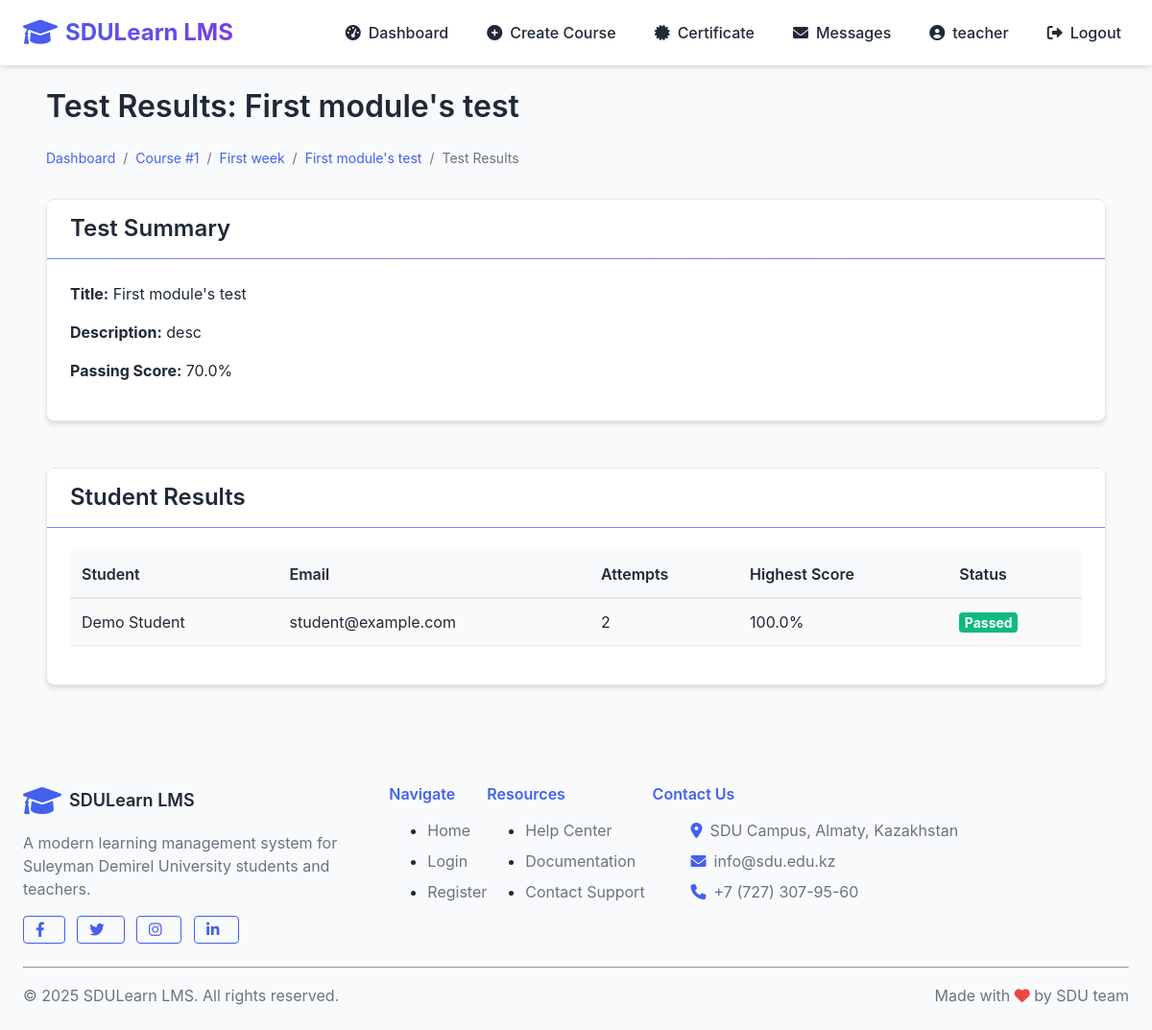
Page /teacher/tests/1/results (signed in) on the committed database.
### lms/models/user.py (models this page shows, shortened)
class User(db.Model, UserMixin):
    __tablename__ = 'users'
    id = db.Column(db.Integer, primary_key=True)
    first_name = db.Column(db.String(50), nullable=False)
    last_name = db.Column(db.String(50), nullable=False)
    email = db.Column(db.String(120), unique=True, nullable=False)
    password_hash = db.Column(db.String(256), nullable=False)
    role_id = db.Column(db.Integer, db.ForeignKey('roles.id'), nullable=False)
    is_active = db.Column(db.Boolean, default=True)
    created_at = db.Column(db.DateTime, default=datetime.utcnow)
    updated_at = db.Column(db.DateTime, default=datetime.utcnow, onupdate=datetime.utcnow)
    certificate_path = db.Column(db.String(255), nullable=True, default=None)
    certificate_verified = db.Column(db.Boolean, nullable=True, default=False)
    certificate_submitted_at = db.Column(db.DateTime, nullable=True, default=None)
    created_courses = db.relationship('Course', backref='teacher', lazy='dynamic')
    enrollments = db.relationship('Enrollment', back_populates='student', lazy='dynamic')
    submissions = db.relationship('Submission', back_populates='student', lazy='dynamic')
    @property
    def password(self):
        raise AttributeError('Password is not a readable attribute')
    def is_admin(self):
        return self.role.name == 'admin'
    def is_teacher(self):
        return self.role.name == 'teacher'
    def get_full_name(self):
        return f"{self.first_name} {self.last_name}"

### lms/models/course.py (models this page shows, shortened)
class Test(db.Model):
    __tablename__ = 'tests'
    id = db.Column(db.Integer, primary_key=True)
    title = db.Column(db.String(100), nullable=False)
    description = db.Column(db.Text)
    passing_score = db.Column(db.Float, default=70.0)  # Default passing score is 70%
    module_id = db.Column(db.Integer, db.ForeignKey('modules.id'), nullable=False)
    created_at = db.Column(db.DateTime, default=datetime.utcnow)
    questions = db.relationship('Question', backref='test', lazy='dynamic', cascade="all, delete-orphan")
    attempts = db.relationship('TestAttempt', backref='test', lazy='dynamic', cascade="all, delete-orphan")

class Course(db.Model):
    __tablename__ = 'courses'
    id = db.Column(db.Integer, primary_key=True)
    title = db.Column(db.String(100), nullable=False)
    description = db.Column(db.Text)
    category_id = db.Column(db.Integer, db.ForeignKey('categories.id'))
    teacher_id = db.Column(db.Integer, db.ForeignKey('users.id'), nullable=False)
    image_path = db.Column(db.String(255))
    is_active = db.Column(db.Boolean, default=True)  # New field for course activation status
    is_approved = db.Column(db.Boolean, default=False)  # Field for admin approval status
    created_at = db.Column(db.DateTime, default=datetime.utcnow)
    materials = db.relationship('Material', backref='course', lazy='dynamic', cascade="all, delete-orphan")
    assignments = db.relationship('Assignment', backref='course', lazy='dynamic', cascade="all, delete-orphan")
    enrollments = db.relationship('Enrollment', back_populates='course', lazy='dynamic', cascade="all, delete-orphan")
    modules = db.relationship('Module', backref='course', lazy='dynamic', cascade="all, delete-orphan")

class Module(db.Model):
    __tablename__ = 'modules'
    id = db.Column(db.Integer, primary_key=True)
    title = db.Column(db.String(100), nullable=False)
    description = db.Column(db.Text)
    order = db.Column(db.Integer, default=0)  # For ordering modules in a course
    course_id = db.Column(db.Integer, db.ForeignKey('courses.id'), nullable=False)
    created_at = db.Column(db.DateTime, default=datetime.utcnow)
    materials = db.relationship('Material', backref='module', lazy='dynamic', cascade="all, delete-orphan")
    tests = db.relationship('Test', backref='module', lazy='dynamic', cascade="all, delete-orphan")

### lms/routes/teacher.py (the view)
@teacher_bp.route('/tests/<int:test_id>/results')
@login_required
@teacher_required
def test_results(test_id):
    test = Test.query.get_or_404(test_id)
    module = test.module
    course = module.course
    if course.teacher_id != current_user.id:
        flash('You do not have permission to view these results.', 'danger')
        return redirect(url_for('teacher.dashboard'))
    attempts = db.session.query(
        User,
        db.func.count(TestAttempt.id).label('num_attempts'),
        db.func.max(TestAttempt.score).label('highest_score')
    ).join(
        TestAttempt, User.id == TestAttempt.student_id
    ).filter(
        TestAttempt.test_id == test.id
    ).group_by(
        User.id
    ).all()
    return render_template('teacher/test_results.html',
                          course=course,
                          module=module,
                          test=test,
                          attempts=attempts)

### app.py (called while the page is built)
@login_manager.user_loader
def load_user(user_id):
    return User.query.get(int(user_id))

### lms/routes/teacher.py (called while the page is built)
def teacher_required(f):
    @wraps(f)
    def decorated_function(*args, **kwargs):
        if not current_user.is_authenticated or not current_user.is_teacher():
            flash('You do not have permission to access this page.', 'danger')
            return redirect(url_for('auth.login'))
        return f(*args, **kwargs)
    return decorated_function

### lms/templates/teacher/test_results.html (shortened to what this page needs)
{% extends 'base.html' %}
{% block content %}
<div class="container">
    <div class="row mb-4">
        <div class="col">
            <h1>Test Results: {{ test.title }}</h1>
            <nav aria-label="breadcrumb">
                <ol class="breadcrumb">
                    <li class="breadcrumb-item"><a href="{{ url_for('teacher.dashboard') }}">Dashboard</a></li>
                    <li class="breadcrumb-item"><a href="{{ url_for('teacher.manage_modules', course_id=course.id) }}">{{ course.title }}</a></li>
                    <li class="breadcrumb-item"><a href="{{ url_for('teacher.view_module', module_id=module.id) }}">{{ module.title }}</a></li>
                    <li class="breadcrumb-item"><a href="{{ url_for('teacher.edit_test', test_id=test.id) }}">{{ test.title }}</a></li>
                    <li class="breadcrumb-item active">Test Results</li>
                </ol>
            </nav>
            <div class="card mb-4">
                <div class="card-header">
                    <h3>Test Summary</h3>
                </div>
                <div class="card-body">
                    <p><strong>Title:</strong> {{ test.title }}</p>
                    <p><strong>Description:</strong> {{ test.description }}</p>
                    <p><strong>Passing Score:</strong> {{ test.passing_score }}%</p>
                </div>
            </div>
        </div>
    </div>
    <div class="row">
        <div class="col">
            <div class="card">
                <div class="card-header">
                    <h3>Student Results</h3>
                </div>
                <div class="card-body">
                    {% if attempts %}
                        <div class="table-responsive">
                            <table class="table table-striped">
                                <thead>
                                    <tr>
                                        <th>Student</th>
                                        <th>Email</th>
                                        <th>Attempts</th>
                                        <th>Highest Score</th>
                                        <th>Status</th>
                                    </tr>
                                </thead>
                                <tbody>
                                    {% for user, num_attempts, highest_score in attempts %}
                                        <tr>
                                            <td>{{ user.get_full_name() }}</td>
                                            <td>{{ user.email }}</td>
                                            <td>{{ num_attempts }}</td>
                                            <td>{{ highest_score|round(1) }}%</td>
                                            <td>
                                                {% if highest_score >= test.passing_score %}
                                                    <span class="badge badge-success">Passed</span>
                                                {% else %}
                                                    <span class="badge badge-danger">Failed</span>
                                                {% endif %}
                                            </td>
                                        </tr>
                                    {% endfor %}
                                </tbody>
                            </table>
                        </div>
                    {% else %}
                        <div class="alert alert-info">No students have attempted this test yet.</div>
                    {% endif %}
                </div>
            </div>
        </div>
    </div>
</div>
{% endblock %}

### lms/templates/base.html (shortened to what this page needs)
<!DOCTYPE html>
<html lang="en">
<head>
    <link rel="stylesheet" href="{{ url_for('static', filename='css/styles.css') }}">
    <link rel="stylesheet" href="https://cdnjs.cloudflare.com/ajax/libs/font-awesome/6.0.0-beta3/css/all.min.css">
</head>
<body>
    <nav class="navbar">
        <div class="container navbar-container">
            <a href="/" class="navbar-logo">
                <i class="fas fa-graduation-cap"></i> SDULearn LMS
            </a>
            <ul class="navbar-links" id="navbar-links">
                {% if current_user.is_authenticated %}
                    {% if current_user.is_admin() %}
                        <li><a href="{{ url_for('admin.dashboard') }}" {% if request.path.startswith('/admin/dashboard') %}class="active"{% endif %}><i class="fas fa-tachometer-alt"></i> Dashboard</a></li>
                        <li><a href="{{ url_for('admin.manage_users') }}" {% if request.path.startswith('/admin/users') %}class="active"{% endif %}><i class="fas fa-users"></i> Users</a></li>
                        <li><a href="{{ url_for('admin.manage_teachers') }}" {% if request.path.startswith('/admin/teachers') %}class="active"{% endif %}><i class="fas fa-chalkboard-teacher"></i> Teachers</a></li>
                        <li><a href="{{ url_for('admin.manage_courses') }}" {% if request.path.startswith('/admin/courses') %}class="active"{% endif %}><i class="fas fa-book"></i> Courses</a></li>
                        <li><a href="{{ url_for('messages.inbox') }}" {% if request.path.startswith('/messages') %}class="active"{% endif %}><i class="fas fa-envelope"></i> Messages
                            <span id="messages-unread-badge" class="badge badge-danger" style="display: none;"></span>
                        </a></li>
                    {% elif current_user.is_teacher() %}
                        <li><a href="{{ url_for('teacher.dashboard') }}" {% if request.path.startswith('/teacher/dashboard') %}class="active"{% endif %}><i class="fas fa-tachometer-alt"></i> Dashboard</a></li>
                        <li><a href="{{ url_for('teacher.create_course') }}" {% if request.path.startswith('/teacher/create-course') %}class="active"{% endif %}><i class="fas fa-plus-circle"></i> Create Course</a></li>
                        <li><a href="{{ url_for('teacher.certificate') }}" {% if request.path.startswith('/teacher/certificate') %}class="active"{% endif %}><i class="fas fa-certificate"></i> Certificate</a></li>
                        <li><a href="{{ url_for('messages.inbox') }}" {% if request.path.startswith('/messages') %}class="active"{% endif %}><i class="fas fa-envelope"></i> Messages
                        </a></li>
                    {% endif %}
                    <li><a href="{{ url_for('auth.profile') }}" {% if request.path.startswith('/auth/profile') %}class="active"{% endif %}><i class="fas fa-user-circle"></i> {{ current_user.first_name }}</a></li>
                    <li><a href="{{ url_for('auth.logout') }}"><i class="fas fa-sign-out-alt"></i> Logout</a></li>
                {% endif %}
            </ul>
        </div>
    </nav>
    <div class="container py-4">
        {% block content %}{% endblock %}
    </div>
    <footer class="bg-white py-4 mt-5 border-top">
        <div class="container">
            <div class="row">
                <div class="col-md-4">
                    <div class="d-flex align-items-center mb-3">
                        <i class="fas fa-graduation-cap text-primary mr-2" style="font-size: 2rem;"></i>
                        <h5 class="mb-0">SDULearn LMS</h5>
                    </div>
                    <p class="text-muted">A modern learning management system for Suleyman Demirel University students and teachers.</p>
                    <div class="mt-3">
                        <a href="#" class="btn btn-sm btn-outline-primary mr-2"><i class="fab fa-facebook-f"></i></a>
                        <a href="#" class="btn btn-sm btn-outline-primary mr-2"><i class="fab fa-twitter"></i></a>
                        <a href="#" class="btn btn-sm btn-outline-primary mr-2"><i class="fab fa-instagram"></i></a>
                        <a href="#" class="btn btn-sm btn-outline-primary"><i class="fab fa-linkedin-in"></i></a>
                    </div>
                </div>
                <div class="col-md-2">
                    <h6 class="mb-3 text-primary">Navigate</h6>
                    <ul class="list-unstyled">
                        <li class="mb-2"><a href="/" class="text-muted">Home</a></li>
                        <li class="mb-2"><a href="/auth/login" class="text-muted">Login</a></li>
                        <li class="mb-2"><a href="/auth/register" class="text-muted">Register</a></li>
                    </ul>
                </div>
                <div class="col-md-2">
                    <h6 class="mb-3 text-primary">Resources</h6>
                    <ul class="list-unstyled">
                        <li class="mb-2"><a href="#" class="text-muted">Help Center</a></li>
                        <li class="mb-2"><a href="#" class="text-muted">Documentation</a></li>
                        <li class="mb-2"><a href="#" class="text-muted">Contact Support</a></li>
                    </ul>
                </div>
                <div class="col-md-4">
                    <h6 class="mb-3 text-primary">Contact Us</h6>
                    <ul class="list-unstyled">
                        <li class="mb-2 d-flex align-items-center">
                            <i class="fas fa-map-marker-alt text-primary mr-2"></i>
                            <span class="text-muted">SDU Campus, Almaty, Kazakhstan</span>
                        </li>
                        <li class="mb-2 d-flex align-items-center">
                            <i class="fas fa-envelope text-primary mr-2"></i>
                            <span class="text-muted">info@sdu.edu.kz</span>
                        </li>
                        <li class="mb-2 d-flex align-items-center">
                            <i class="fas fa-phone text-primary mr-2"></i>
                            <span class="text-muted">+7 (727) 307-95-60</span>
                        </li>
                    </ul>
                </div>
            </div>
            <hr class="mt-4 mb-3">
            <div class="d-flex justify-content-between align-items-center">
                <p class="mb-0 text-muted">© 2025 SDULearn LMS. All rights reserved.</p>
                <p class="mb-0 text-muted">Made with <i class="fas fa-heart text-danger"></i> by SDU team</p>
            </div>
        </div>
    </footer>
</body>
</html>

### rows in the picture
User: first_name "teacher"
Test: title "First module's test", description "desc", passing_score "70.0"
Course: title "Course #1"
Module: title "First week"
User: get_full_name "Demo Student", email "student@example.com", num_attempts "2", highest_score "100.0"
